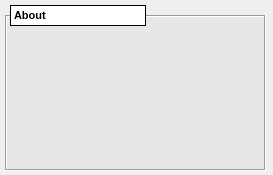
<?xml version="1.0" encoding="UTF-8"?>
<ui version="4.0">
 <class>MainWindow</class>
 <widget class="QMainWindow" name="MainWindow">
  <property name="geometry">
   <rect>
    <x>0</x>
    <y>0</y>
    <width>273</width>
    <height>175</height>
   </rect>
  </property>
  <property name="windowTitle">
   <string>MainWindow</string>
  </property>
  <property name="Title" stdset="0">
   <string>$(DEVICE) &gt;&gt; Clocks</string>
  </property>
  <widget class="QWidget" name="centralwidget">
   <widget class="QLabel" name="label_25">
    <property name="geometry">
     <rect>
      <x>10</x>
      <y>5</y>
      <width>136</width>
      <height>21</height>
     </rect>
    </property>
    <property name="font">
     <font>
      <pointsize>8</pointsize>
      <weight>75</weight>
      <bold>true</bold>
     </font>
    </property>
    <property name="styleSheet">
     <string notr="true">background-color: rgb(255, 255, 255);</string>
    </property>
    <property name="frameShape">
     <enum>QFrame::Box</enum>
    </property>
    <property name="text">
     <string>About</string>
    </property>
   </widget>
   <widget class="QTextBrowser" name="textBrowser">
    <property name="geometry">
     <rect>
      <x>5</x>
      <y>15</y>
      <width>261</width>
      <height>156</height>
     </rect>
    </property>
    <property name="styleSheet">
     <string notr="true">background-color: rgb(231, 231, 231);</string>
    </property>
    <property name="frameShape">
     <enum>QFrame::Box</enum>
    </property>
    <property name="lineWidth">
     <number>1</number>
    </property>
   </widget>
   <zorder>textBrowser</zorder>
   <zorder>label_25</zorder>
  </widget>
 </widget>
 <resources/>
 <connections/>
</ui>
